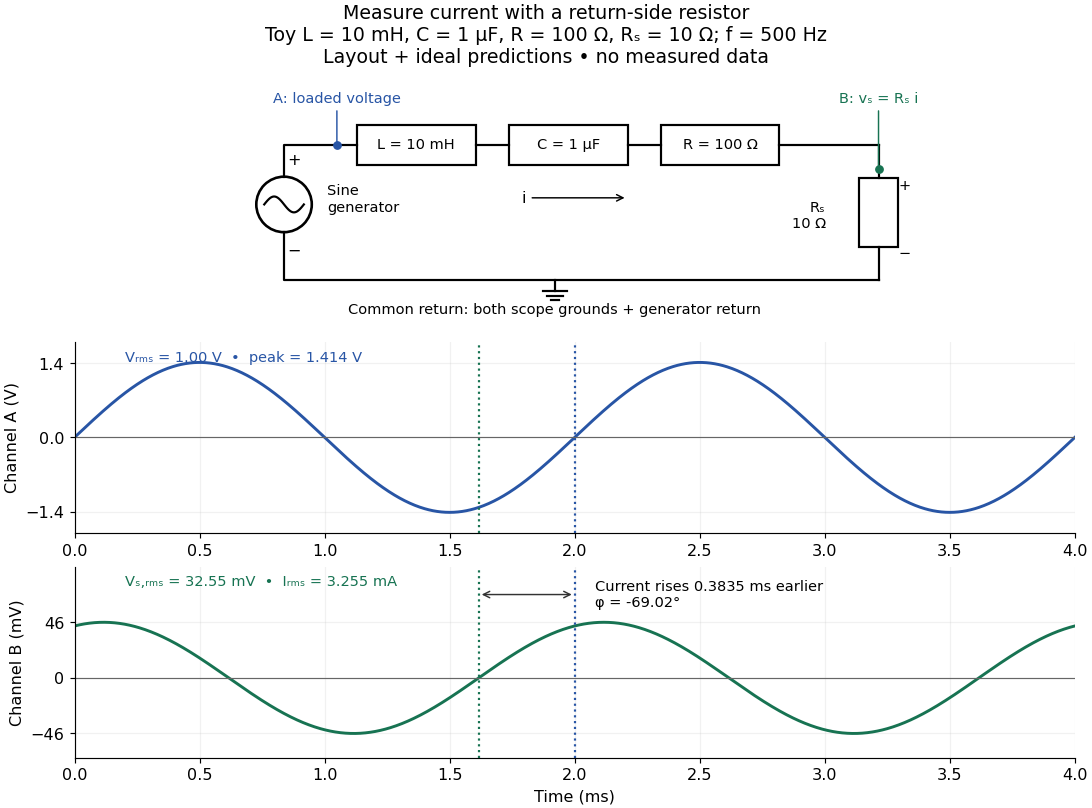

Python code for this plot:
"""Original toy bench layout and calculated phase measurement, not acquired data.

Run from _media: MPLCONFIGDIR=/tmp/codex-wiki-matplotlib python ../reactance-bench-phase-sensing.py
Writes reactance-bench-phase-sensing.png to CWD.
Tested with Python 3.14.4, NumPy 2.3.5, Matplotlib 3.10.7.
"""
from pathlib import Path

import matplotlib
matplotlib.use("Agg")
import matplotlib.pyplot as plt
from matplotlib.patches import Circle, Rectangle
import numpy as np


def main():
    L, C, R, Rs, Vrms, f = 10e-3, 1e-6, 100.0, 10.0, 1.0, 500.0
    w = 2 * np.pi * f
    x = w * L - 1 / (w * C)
    phase = np.arctan2(x, R + Rs)
    Irms = Vrms / np.hypot(R + Rs, x)
    t = np.linspace(0, 4e-3, 1201)
    va = np.sqrt(2) * Vrms * np.sin(w * t)
    vb = np.sqrt(2) * Irms * Rs * np.sin(w * t - phase)
    ta, tb = 1 / f, 1 / f + phase / w
    blue, green = "#2855a5", "#177352"
    plt.rcParams.update({"font.size": 11, "figure.facecolor": "white", "axes.facecolor": "white",
                         "axes.spines.top": False, "axes.spines.right": False})
    fig = plt.figure(figsize=(10.4, 7.7), layout="constrained")
    gs = fig.add_gridspec(3, 1, height_ratios=[1.35, 1, 1])
    circuit, a, b = (fig.add_subplot(gs[k]) for k in range(3))
    fig.suptitle("Measure current with a return-side resistor\n"
                 "Toy L = 10 mH, C = 1 μF, R = 100 Ω, Rₛ = 10 Ω; f = 500 Hz\n"
                 "Layout + ideal predictions • no measured data", fontsize=13)
    circuit.set(xlim=(-0.5, 10.5), ylim=(-0.7, 3.2), aspect="equal")
    circuit.axis("off")
    circuit.add_patch(Circle((0.6, 1.25), 0.42, fill=False, linewidth=1.8))
    s = np.linspace(-0.3, 0.3, 100)
    circuit.plot(0.6 + s, 1.25 + 0.12 * np.sin(2 * np.pi * (s + 0.3) / 0.6), color="black")
    circuit.plot([0.6, 0.6, 1.4], [1.67, 2.15, 2.15], color="black")
    circuit.plot([0.6, 0.6, 9.6], [0.83, 0.1, 0.1], color="black")
    circuit.text(1.25, 1.15, "Sine\ngenerator", fontsize=10)
    circuit.text(0.65, 0.48, "−", ha="left")
    circuit.text(0.65, 1.85, "+", ha="left")
    # Rectangles denote explicitly labeled ideal series components.
    for start, end, label in [(1.7, 3.5, "L = 10 mH"), (4.0, 5.8, "C = 1 μF"), (6.3, 8.1, "R = 100 Ω")]:
        circuit.add_patch(Rectangle((start, 1.85), end-start, 0.6, facecolor="white", edgecolor="black", linewidth=1.5))
        circuit.text((start+end)/2, 2.15, label, ha="center", va="center", fontsize=10)
    for start, end in [(1.4, 1.7), (3.5, 4.0), (5.8, 6.3), (8.1, 9.6)]:
        circuit.plot([start, end], [2.15, 2.15], color="black")
    circuit.plot([9.6, 9.6], [2.15, 1.65], color="black")
    circuit.add_patch(Rectangle((9.3, 0.6), 0.6, 1.05, facecolor="white", edgecolor="black", linewidth=1.5))
    circuit.plot([9.6, 9.6], [0.6, 0.1], color="black")
    circuit.text(8.8, 1.08, "Rₛ\n10 Ω", ha="right", va="center", fontsize=10)
    circuit.text(9.9, 1.47, "+", ha="left", fontsize=10)
    circuit.text(9.9, 0.45, "−", ha="left", fontsize=10)
    for px, py, label, color in [(1.4, 2.15, "A: loaded voltage", blue), (9.6, 1.78, "B: vₛ = Rₛ i", green)]:
        circuit.plot(px, py, "o", color=color, markersize=5)
        circuit.annotate(label, xy=(px, py), xytext=(px, 2.8), ha="center", color=color,
                         arrowprops={"arrowstyle": "-", "color": color}, fontsize=10)
    circuit.annotate("i", xy=(5.8, 1.35), xytext=(4.2, 1.35), va="center",
                     arrowprops={"arrowstyle": "->", "color": "black"})
    circuit.text(4.7, -0.4, "Common return: both scope grounds + generator return", ha="center", fontsize=10)
    circuit.plot([4.7, 4.7], [0.1, -0.06], color="black")
    for dy, halfwidth in [(-0.06, .18), (-0.13, .12), (-0.2, .06)]:
        circuit.plot([4.7-halfwidth, 4.7+halfwidth], [dy, dy], color="black")
    a.plot(t * 1000, va, color=blue, linewidth=2)
    b.plot(t * 1000, vb * 1000, color=green, linewidth=2)
    a.set(ylabel="Channel A (V)", ylim=(-1.8, 1.8), yticks=[-1.4, 0, 1.4])
    b.set(ylabel="Channel B (mV)", ylim=(-66, 92), yticks=[-46, 0, 46], xlabel="Time (ms)")
    a.text(0.05, 0.9, "Vᵣₘₛ = 1.00 V  •  peak = 1.414 V", transform=a.transAxes, color=blue, fontsize=10)
    b.text(0.05, 0.9, f"Vₛ,ᵣₘₛ = {1000*Irms*Rs:.2f} mV  •  Iᵣₘₛ = {1000*Irms:.3f} mA", transform=b.transAxes, color=green, fontsize=10)
    for ax in (a, b):
        ax.set_xlim(0, 4)
        ax.axhline(0, color="0.4", linewidth=0.8)
        ax.axvline(ta * 1000, color=blue, linestyle=":")
        ax.axvline(tb * 1000, color=green, linestyle=":")
        ax.grid(alpha=0.17)
    b.annotate("", xy=(ta*1000, 69), xytext=(tb*1000, 69),
               arrowprops={"arrowstyle": "<->", "color": "0.2"})
    b.text(2.08, 69, f"Current rises {1000*(ta-tb):.4f} ms earlier\nφ = {np.degrees(phase):.2f}°", fontsize=10, va="center")
    fig.savefig(Path.cwd() / "reactance-bench-phase-sensing.png", dpi=105,
                facecolor="white", transparent=False)
    plt.close(fig)


if __name__ == "__main__":
    main()
